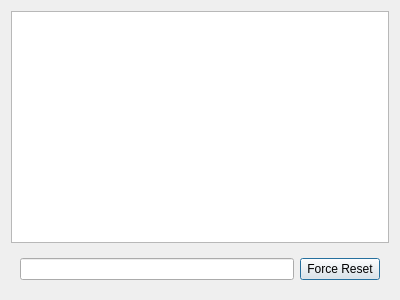
<?xml version="1.0" encoding="UTF-8"?>
<ui version="4.0">
 <class>DebugDialog</class>
 <widget class="QDialog" name="DebugDialog">
  <property name="geometry">
   <rect>
    <x>0</x>
    <y>0</y>
    <width>400</width>
    <height>300</height>
   </rect>
  </property>
  <property name="windowTitle">
   <string>Debug Variable List</string>
  </property>
  <layout class="QVBoxLayout" name="verticalLayout">
   <item>
    <widget class="QListWidget" name="variableList"/>
   </item>
   <item>
    <widget class="QWidget" name="widget" native="true">
     <layout class="QHBoxLayout" name="horizontalLayout">
      <item>
       <widget class="QLineEdit" name="serachLine"/>
      </item>
      <item>
       <widget class="QPushButton" name="resetButton">
        <property name="text">
         <string>Force Reset</string>
        </property>
       </widget>
      </item>
     </layout>
    </widget>
   </item>
  </layout>
 </widget>
 <resources/>
 <connections/>
</ui>
